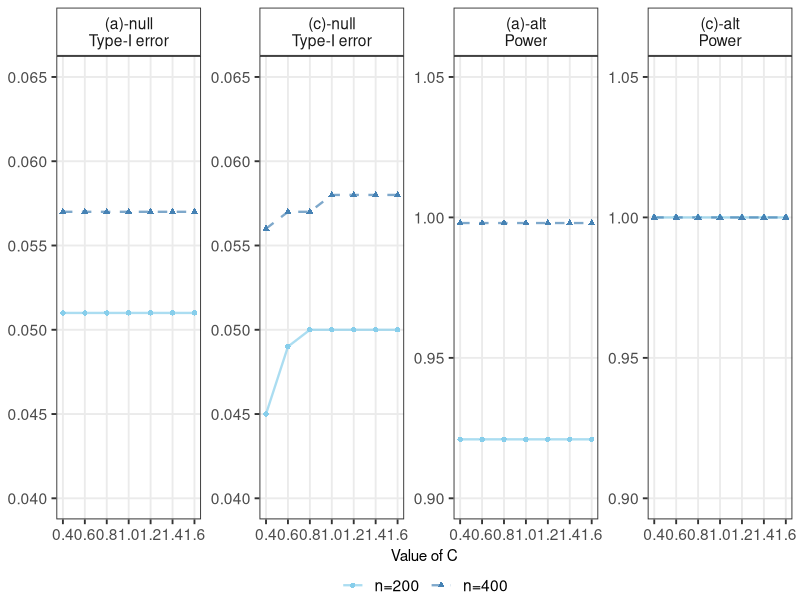

This figure's R source:
library(ggplot2)

C_list <- c(0.4, 0.6, 0.8, 1.0, 1.2, 1.4, 1.6)

a_null_200 <- as.matrix(read.csv("a-null-200-Net1.2.csv"))
a_null_400 <- as.matrix(read.csv("a-null-400-Net1.2.csv"))
c_null_200 <- as.matrix(read.csv("c-null-200-Net1.2.csv"))
c_null_400 <- as.matrix(read.csv("c-null-400-Net1.2.csv"))
a_alt_200  <- as.matrix(read.csv("a-alt-200-Net1.2.csv"))
a_alt_400  <- as.matrix(read.csv("a-alt-400-Net1.2.csv"))
c_alt_200  <- as.matrix(read.csv("c-alt-200-Net1.2.csv"))
c_alt_400  <- as.matrix(read.csv("c-alt-400-Net1.2.csv"))

get_rej_rate <- function(output_table, C_list) {
  sapply(C_list, function(C) {
    vc <- ifelse(output_table[, 1] > C * output_table[, 2],
                 output_table[, 3],
                 output_table[, 4])
    sum(abs(vc) > qnorm(0.975, 0, 1)) / length(vc)
  })
}

plot_df <- rbind(
  data.frame(C = C_list, y = get_rej_rate(a_null_200, C_list), panel = "(a)-null", n = "n=200"),
  data.frame(C = C_list, y = get_rej_rate(a_null_400, C_list), panel = "(a)-null", n = "n=400"),
  data.frame(C = C_list, y = get_rej_rate(c_null_200, C_list), panel = "(c)-null", n = "n=200"),
  data.frame(C = C_list, y = get_rej_rate(c_null_400, C_list), panel = "(c)-null", n = "n=400"),
  data.frame(C = C_list, y = get_rej_rate(a_alt_200,  C_list), panel = "(a)-alt",  n = "n=200"),
  data.frame(C = C_list, y = get_rej_rate(a_alt_400,  C_list), panel = "(a)-alt",  n = "n=400"),
  data.frame(C = C_list, y = get_rej_rate(c_alt_200,  C_list), panel = "(c)-alt",  n = "n=200"),
  data.frame(C = C_list, y = get_rej_rate(c_alt_400,  C_list), panel = "(c)-alt",  n = "n=400")
)

plot_df$panel <- factor(plot_df$panel, levels = c("(a)-null", "(c)-null", "(a)-alt", "(c)-alt"))
plot_df$n <- factor(plot_df$n, levels = c("n=200", "n=400"))

lab_map <- c(
  "(a)-null" = "(a)-null\nType-I error",
  "(c)-null" = "(c)-null\nType-I error",
  "(a)-alt"  = "(a)-alt\nPower",
  "(c)-alt"  = "(c)-alt\nPower"
)

# invisible points to force panel-specific y-ranges
ylim_df <- rbind(
  data.frame(panel = "(a)-null", C = c(min(C_list), max(C_list)), y = c(0.04, 0.065)),
  data.frame(panel = "(c)-null", C = c(min(C_list), max(C_list)), y = c(0.04, 0.065)),
  data.frame(panel = "(a)-alt",  C = c(min(C_list), max(C_list)), y = c(0.90, 1.05)),
  data.frame(panel = "(c)-alt",  C = c(min(C_list), max(C_list)), y = c(0.90, 1.05))
)

ylim_df$panel <- factor(ylim_df$panel, levels = levels(plot_df$panel))

ggplot(plot_df, aes(x = C, y = y, color = n, linetype = n, shape = n)) +
  geom_blank(data = ylim_df, inherit.aes = FALSE, aes(x = C, y = y)) +
  geom_line(linewidth = 0.8, alpha = 0.7) +
  geom_point(size = 1.5) +
  facet_wrap(~ panel, nrow = 1, scales = "free_y", labeller = as_labeller(lab_map)) +
  scale_x_continuous(breaks = C_list) +
  scale_color_manual(values = c("n=200" = "skyblue", "n=400" = "steelblue")) +
  scale_linetype_manual(values = c("n=200" = "solid", "n=400" = "dashed")) +
  scale_shape_manual(values = c("n=200" = 16, "n=400" = 17)) +
  labs(
    x = "Value of C",
    y = NULL,
    color = NULL,
    linetype = NULL,
    shape = NULL
  ) +
  theme_bw(base_size = 14) +
  theme(
    legend.position = "bottom",
    legend.margin = margin(t = -8, r = 0, b = 0, l = 0),
    legend.box.margin = margin(t = 0, r = 0, b = 0, l = 0),
    plot.margin = margin(5.5, 5.5, 2, 5.5),
    strip.background = element_rect(fill = "white"),
    panel.grid.minor = element_blank(),
    axis.title.x = element_text(size = 11)
  )
